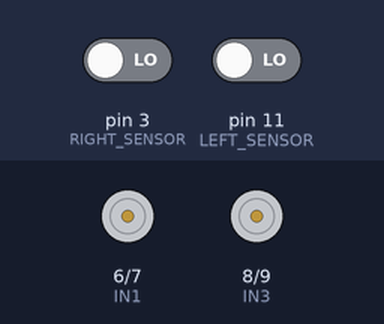
A sketch run on a simulated Arduino Uno, built with avr-gcc and run on an emulated ATmega328P. On the bench: motor-driver pin pairs drawn as motors (green arrow = first pin HIGH = forward, orange = second pin HIGH = backward, longer = more drive, scaled by the enable pin). The test bench sets the inputs (shaded band); at power-on: pin 3 (RIGHT_SENSOR) LOW, pin 11 (LEFT_SENSOR) LOW.

Above: at 1.2 s.
1.3 s: pin 3 (RIGHT_SENSOR) driven HIGH
At 1.8 s:
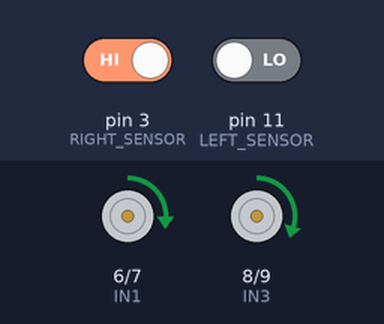
2.8 s: pin 11 (LEFT_SENSOR) driven HIGH
At 4.0 s:
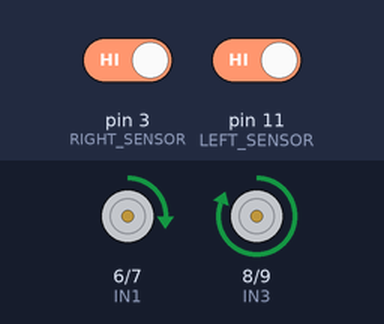
4.3 s: pin 11 (LEFT_SENSOR) driven LOW
At 5.2 s:
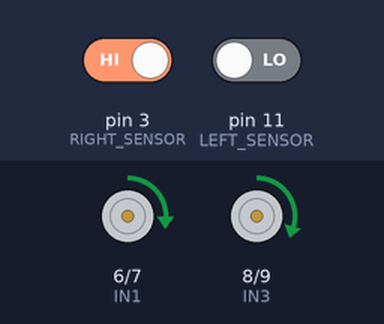
Timing chart, 0 to 7.3 s (numbered marks = the images above; inputs shaded):
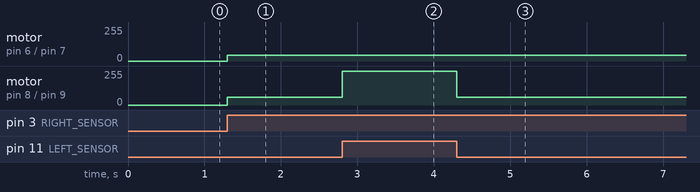

Measured:
- after the input at 1.3 s, motor on pin 6 (IN1) / pin 7 (IN2): stopped → forward 44/255 at once; motor on pin 8 (IN3) / pin 9 (IN4): stopped → forward 60/255 at once
- after the input at 2.8 s, motor on pin 8 (IN3) / pin 9 (IN4): forward 60/255 → forward 255/255 at once
- after the input at 4.3 s, motor on pin 8 (IN3) / pin 9 (IN4): forward 255/255 → forward 60/255 at once

The sketch:

LFR.ino
```cpp
// 1/header comment
// project Infor:SENSOR LINE FOLLOWING ROBOT
// Arduino UNO + L298N + 2 IR Sensors

//2libraries

//3 Pin declaration
// -------- IR SENSOR PINS --------
const int RIGHT_SENSOR = 3; //pwm
const int LEFT_SENSOR  = 11; //pwm

//L298N PINS
// Left motor
const int ENA = 5;   // PWM - Left motor speed
const int IN1 = 6;   // Left motor direction
const int IN2 = 7;   // Left motor direction

// Right motor
const int IN3 = 8;   // Right motor direction
const int IN4 = 9;   // Right motor direction
const int ENB = 10;  // PWM - Right motor speed

//  MOTOR SPEED
int motorSpeed = 300;

void setup()
{
  // IR sensors
  pinMode(RIGHT_SENSOR, INPUT);
  pinMode(LEFT_SENSOR, INPUT);

  // L298N
  pinMode(ENA, OUTPUT);
  pinMode(IN1, OUTPUT);
  pinMode(IN2, OUTPUT);

  pinMode(IN3, OUTPUT);
  pinMode(IN4, OUTPUT);
  pinMode(ENB, OUTPUT);
}

void loop()
{
  int rightSensor = digitalRead(RIGHT_SENSOR);
  int leftSensor  = digitalRead(LEFT_SENSOR);

  // --------------------------------
  // BOTH SENSORS ON WHITE
  // Move forward
  // --------------------------------
  if (leftSensor == HIGH && rightSensor == HIGH)
  {
    moveForward();
  }


  // LEFT SENSOR DETECTS BLACK
  // Turn LEFT

  else if (leftSensor == HIGH && rightSensor == LOW)
  {
    turnLeft();
  }


  // RIGHT SENSOR DETECTS BLACK
  // Turn RIGHT

  else if (leftSensor == LOW && rightSensor == HIGH)
  {
    turnRight();
  }


  // BOTH SENSORS DETECT BLACK
  // Stop

  else
  {
    stopMotors();
  }
}


// MOVE FORWARD

void moveForward()
{
  // Left motor forward
  digitalWrite(IN1, HIGH);
  digitalWrite(IN2, LOW);

  // Right motor forward
  digitalWrite(IN3, HIGH);
  digitalWrite(IN4, LOW);

  analogWrite(ENA, motorSpeed);
  analogWrite(ENB, motorSpeed);
}


// TURN LEFT

void turnLeft()
{
  // Left motor slower
  digitalWrite(IN1, HIGH);
  digitalWrite(IN2, LOW);

  // Right motor forward
  digitalWrite(IN3, HIGH);
  digitalWrite(IN4, LOW);

  analogWrite(ENA, 60);
  analogWrite(ENB, motorSpeed);
}


// TURN RIGHT

void turnRight()
{
  // Left motor forward
  digitalWrite(IN1, HIGH);
  digitalWrite(IN2, LOW);

  // Right motor slower
  digitalWrite(IN3, HIGH);
  digitalWrite(IN4, LOW);

  analogWrite(ENA, motorSpeed);
  analogWrite(ENB, 60);
}


// STOP
void stopMotors()
{
  analogWrite(ENA, 0);
  analogWrite(ENB, 0);

  digitalWrite(IN1, LOW);
  digitalWrite(IN2, LOW);
  digitalWrite(IN3, LOW);
  digitalWrite(IN4, LOW);
}
```
